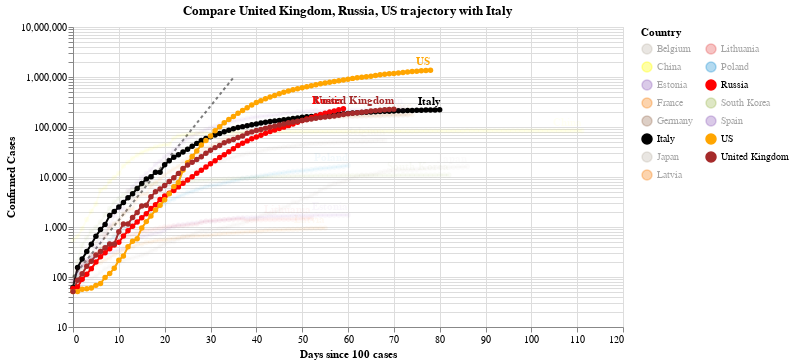

Source (notebook cell):
### Code cell
#hide_input
chart2 = make_since_chart(dff2, ['United Kingdom', 'Russia', 'US'], baseline_countries)
chart2

### Figure 1 — Vega-Lite specification as saved in the notebook (floating-point values rounded to 4 significant figures; data arrays with more than 128 entries replaced by an {"elided": "..."} marker saying what was removed)
{"config": {"view": {"continuousWidth": 400, "continuousHeight": 300}}, "layer": [{"data": {"name": "data-628230001892d6798b50651be41d1b3e"}, "mark": {"type": "line", "color": "black", "opacity": 0.5, "strokeDash": [3, 3]}, "encoding": {"x": {"type": "quantitative", "field": "Days since 100 cases"}, "y": {"type": "quantitative", "field": "Confirmed Cases"}}}, {"data": {"name": "data-40dc5f7833f959efd3d4bd90a17e305a"}, "mark": {"type": "line", "point": true}, "encoding": {"color": {"type": "nominal", "field": "Country", "legend": {"columns": 2}, "scale": {"domain": ["Belgium", "China", "Estonia", "France", "Germany", "Italy", "Japan", "Latvia", "Lithuania", "Poland", "Russia", "South Korea", "Spain", "US", "United Kingdom"], "range": ["#C1B7AD", "yellow", "#9467bd", "#F58518", "#9D755D", "black", "#C1B7AD", "#F58518", "#E45756", "#2495D3", "red", "#A1BA59", "#9467bd", "orange", "brown"]}}, "opacity": {"condition": {"value": 1, "selection": "selector011"}, "value": 0.05}, "tooltip": [{"type": "nominal", "field": "Country"}, {"type": "temporal", "field": "Date"}, {"type": "quantitative", "field": "Confirmed Cases"}, {"type": "quantitative", "field": "Days since 100 cases"}], "x": {"type": "quantitative", "field": "Days since 100 cases"}, "y": {"type": "quantitative", "field": "Confirmed Cases", "scale": {"type": "log"}}}, "selection": {"selector011": {"type": "multi", "fields": ["Country"], "bind": "legend", "init": [{"Country": "United Kingdom"}, {"Country": "Russia"}, {"Country": "US"}, {"Country": "Italy"}]}}, "width": 550}, {"data": {"name": "data-40dc5f7833f959efd3d4bd90a17e305a"}, "mark": {"type": "text", "align": "right", "dy": -8, "fontWeight": "bold"}, "encoding": {"color": {"type": "nominal", "field": "Country", "legend": {"columns": 2}, "scale": {"domain": ["Belgium", "China", "Estonia", "France", "Germany", "Italy", "Japan", "Latvia", "Lithuania", "Poland", "Russia", "South Korea", "Spain", "US", "United Kingdom"], "range": ["#C1B7AD", "yellow", "#9467bd", "#F58518", "#9D755D", "black", "#C1B7AD", "#F58518", "#E45756", "#2495D3", "red", "#A1BA59", "#9467bd", "orange", "brown"]}}, "opacity": {"condition": {"value": 1, "selection": "selector011"}, "value": 0.05}, "text": {"type": "nominal", "field": "Country"}, "tooltip": [{"type": "nominal", "field": "Country"}, {"type": "temporal", "field": "Date"}, {"type": "quantitative", "field": "Confirmed Cases"}, {"type": "quantitative", "field": "Days since 100 cases"}], "x": {"type": "quantitative", "field": "Days since 100 cases"}, "y": {"type": "quantitative", "field": "Confirmed Cases", "scale": {"type": "log"}}}, "transform": [{"filter": "(datum['Date'] >= 1589241600000)"}], "width": 550}], "title": "Compare United Kingdom, Russia, US trajectory with Italy", "$schema": "https://vega.github.io/schema/vega-lite/v4.0.2.json", "datasets": {"data-628230001892d6798b50651be41d1b3e": [{"Days since 100 cases": 0, "Confirmed Cases": 100.0}, {"Days since 100 cases": 1, "Confirmed Cases": 130.0}, {"Days since 100 cases": 2, "Confirmed Cases": 169.0}, {"Days since 100 cases": 3, "Confirmed Cases": 219.7}, {"Days since 100 cases": 4, "Confirmed Cases": 285.6}, {"Days since 100 cases": 5, "Confirmed Cases": 371.3}, {"Days since 100 cases": 6, "Confirmed Cases": 482.7}, {"Days since 100 cases": 7, "Confirmed Cases": 627.5}, {"Days since 100 cases": 8, "Confirmed Cases": 815.7}, {"Days since 100 cases": 9, "Confirmed Cases": 1060.0}, {"Days since 100 cases": 10, "Confirmed Cases": 1379.0}, {"Days since 100 cases": 11, "Confirmed Cases": 1792.0}, {"Days since 100 cases": 12, "Confirmed Cases": 2330.0}, {"Days since 100 cases": 13, "Confirmed Cases": 3029.0}, {"Days since 100 cases": 14, "Confirmed Cases": 3937.0}, {"Days since 100 cases": 15, "Confirmed Cases": 5119.0}, {"Days since 100 cases": 16, "Confirmed Cases": 6654.0}, {"Days since 100 cases": 17, "Confirmed Cases": 8650.0}, {"Days since 100 cases": 18, "Confirmed Cases": 11250.0}, {"Days since 100 cases": 19, "Confirmed Cases": 14620.0}, {"Days since 100 cases": 20, "Confirmed Cases": 19000.0}, {"Days since 100 cases": 21, "Confirmed Cases": 24710.0}, {"Days since 100 cases": 22, "Confirmed Cases": 32120.0}, {"Days since 100 cases": 23, "Confirmed Cases": 41750.0}, {"Days since 100 cases": 24, "Confirmed Cases": 54280.0}, {"Days since 100 cases": 25, "Confirmed Cases": 70560.0}, {"Days since 100 cases": 26, "Confirmed Cases": 91730.0}, {"Days since 100 cases": 27, "Confirmed Cases": 119300.0}, {"Days since 100 cases": 28, "Confirmed Cases": 155000.0}, {"Days since 100 cases": 29, "Confirmed Cases": 201500.0}, {"Days since 100 cases": 30, "Confirmed Cases": 262000.0}, {"Days since 100 cases": 31, "Confirmed Cases": 340600.0}, {"Days since 100 cases": 32, "Confirmed Cases": 442800.0}, {"Days since 100 cases": 33, "Confirmed Cases": 575600.0}, {"Days since 100 cases": 34, "Confirmed Cases": 748300.0}, {"Days since 100 cases": 35, "Confirmed Cases": 972800.0}], "data-40dc5f7833f959efd3d4bd90a17e305a": {"elided": "1095 records"}}}
